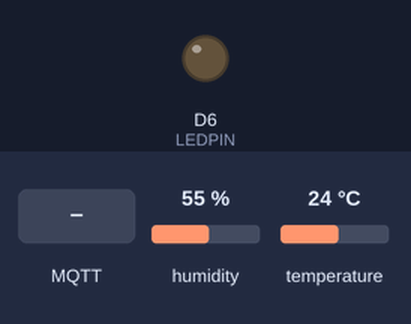
This sketch was run on a simulated ESP8266 (NodeMCU). Parts: output pins drawn as LEDs (lit = HIGH). Inputs (shaded band) come from the test bench; at power-on: humidity 55 %, temperature 24 °C. WiFi joins after 1.5 s; servers stay silent unless stated; random numbers use the default seed unless the sketch sets one; no MQTT or app messages arrive unless stated; what the sketch prints to the serial monitor is not drawn.

Above: at 2.8 s.
2.9 s: MQTT message "On" arrives on the first subscribed topic
At 9.3 s:
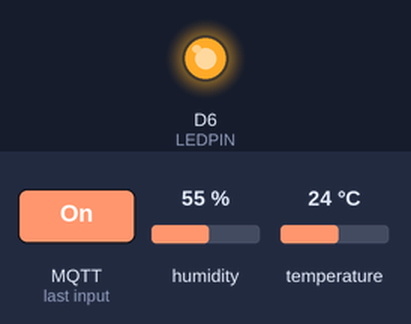
10.2 s: MQTT message "Off" arrives on the first subscribed topic
At 16.7 s:
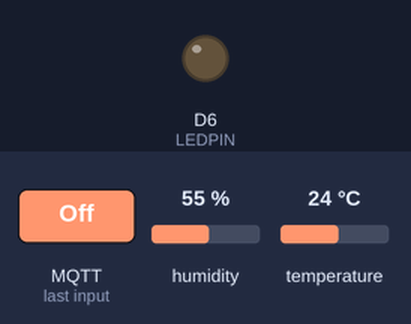
Timing chart, 0 to 18.2 s (numbered marks = the images above; inputs shaded):
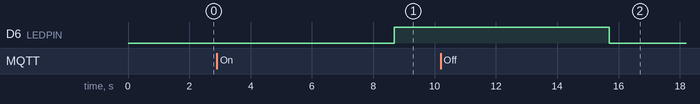

The sketch:

worksheet6_MQTT.ino
```cpp
#include <ESP8266WiFi.h>
#include <PubSubClient.h>
#include <Adafruit_Sensor.h>
#include <DHT.h>

#define DHTPIN D4         // Pin where the DHT11 is connected
#define DHTTYPE DHT11      // DHT 11
#define LEDPIN D6          // เลือกพินอื่นสำหรับ LED

const char *ssid = "Pinsuda";
const char *password = "123456zx";
const char *mqtt_server = "172.20.10.5";
const char *dht_topic = "dht11";
const char *led_topic = "LED";

WiFiClient espClient;
PubSubClient client(espClient);
DHT dht(DHTPIN, DHTTYPE);

void setup_wifi() {
  delay(100);
  Serial.begin(115200);
  Serial.println();

  Serial.print("Connecting to ");
  Serial.println(ssid);

  WiFi.mode(WIFI_STA);
  WiFi.begin(ssid, password);

  while (WiFi.status() != WL_CONNECTED) {
    delay(500);
    Serial.print(".");
  }

  randomSeed(micros());
  Serial.println("");
  Serial.println("WiFi connected");
  Serial.println("IP address: " + WiFi.localIP().toString());
}

void callback(char* topic, byte* payload, unsigned int length) {
  Serial.print("Message arrived on topic: ");
  Serial.println(String(topic));

  String command = "";
  for (int i = 0; i < length; i++) {
    command += (char)payload[i];
  }

  command.trim();
  Serial.print("Command received: ");
  Serial.println(command);

  if (command == "On") {
    digitalWrite(LEDPIN, HIGH);
    Serial.println("LED turned ON");
  } else if (command == "Off") {
    digitalWrite(LEDPIN, LOW);
    Serial.println("LED turned OFF");
  } else {
    Serial.println("Unknown command");
  }
}


void reconnect() {
  while (!client.connected()) {
    Serial.print("Attempting MQTT connection...");
    String clientId = "ESP8266Client-" + String(random(0xffff), HEX);

    if (client.connect(clientId.c_str())) {
      Serial.println("connected");
      client.subscribe(led_topic);
    } else {
      Serial.print("failed, rc=");
      Serial.print(client.state());
      Serial.println(" try again in 5 seconds");
      delay(5000);
    }
  }
}

void setup() {
  pinMode(LEDPIN, OUTPUT);  // ตั้งค่าพิน LED เป็น OUTPUT
  setup_wifi();
  client.setServer(mqtt_server, 1883);
  client.setCallback(callback);
  dht.begin();
}

void loop() {
  if (!client.connected()) {
    reconnect();
  }
  client.loop();

  float humidity = dht.readHumidity();
  float temperature = dht.readTemperature();

  if (!isnan(humidity) && !isnan(temperature)) {
    String dhtData = "Humidity: " + String(humidity) + "%, Temperature: " + String(temperature) + "°C";
    client.publish(dht_topic, dhtData.c_str());
  }

  delay(7000);  // Wait for 5 seconds before sending DHT11 data again
}
```

Measured:
- after the input at 2.9 s, D6 (LEDPIN): LOW → HIGH after 5.8 s
- after the input at 10.2 s, D6 (LEDPIN): HIGH → LOW after 5.5 s
